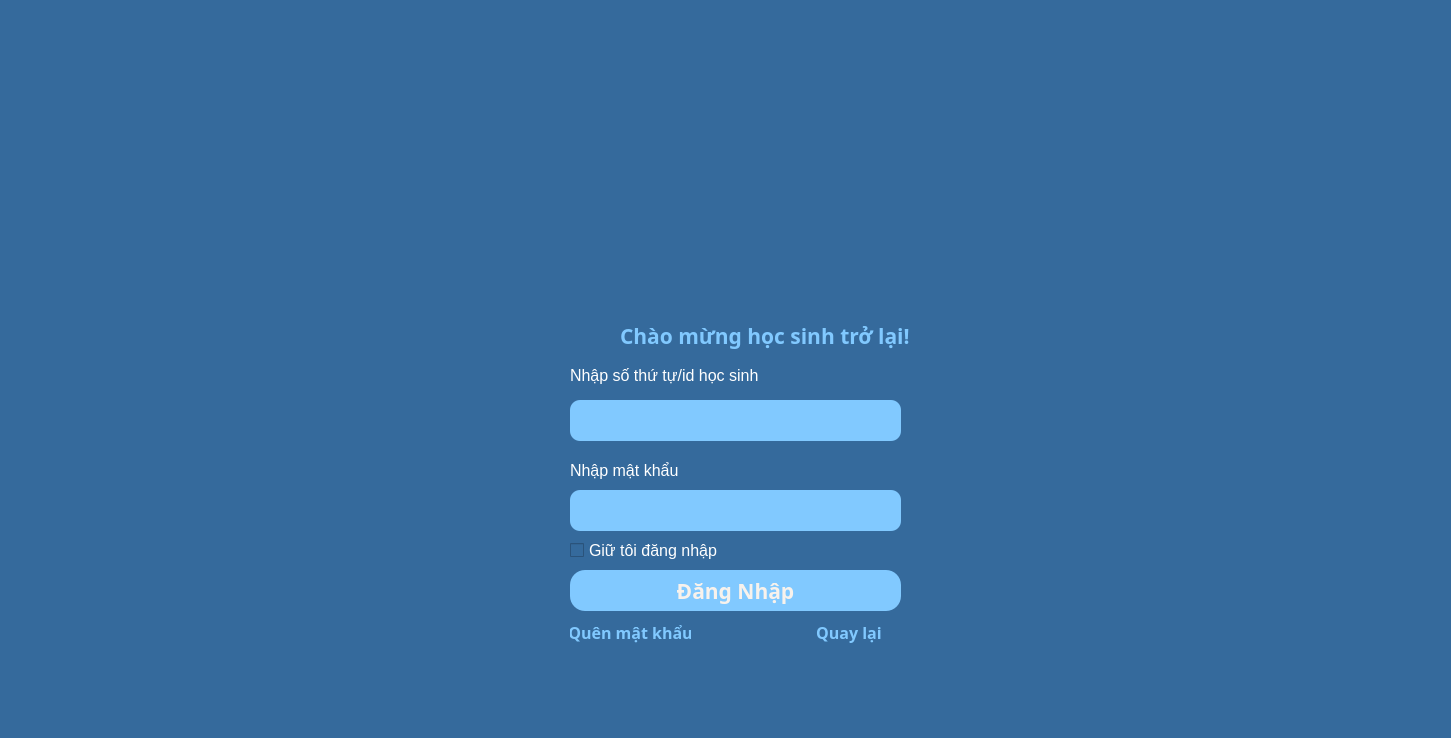
<?xml version="1.0" encoding="UTF-8"?>
<ui version="4.0">
 <class>MainWindow</class>
 <widget class="QMainWindow" name="MainWindow">
  <property name="geometry">
   <rect>
    <x>0</x>
    <y>0</y>
    <width>1451</width>
    <height>738</height>
   </rect>
  </property>
  <property name="windowTitle">
   <string>MainWindow</string>
  </property>
  <property name="styleSheet">
   <string notr="true">background-color: #356a9c;
font: 75 12pt &quot;MS Shell Dlg 2&quot;;
color: white;</string>
  </property>
  <widget class="QWidget" name="centralwidget">
   <widget class="QCheckBox" name="checkBox">
    <property name="geometry">
     <rect>
      <x>570</x>
      <y>540</y>
      <width>191</width>
      <height>20</height>
     </rect>
    </property>
    <property name="font">
     <font>
      <family>MS Shell Dlg 2</family>
      <pointsize>12</pointsize>
      <weight>9</weight>
      <italic>false</italic>
      <bold>false</bold>
     </font>
    </property>
    <property name="text">
     <string>Giữ tôi đăng nhập</string>
    </property>
   </widget>
   <widget class="QWidget" name="Login" native="true">
    <property name="geometry">
     <rect>
      <x>580</x>
      <y>100</y>
      <width>321</width>
      <height>121</height>
     </rect>
    </property>
    <layout class="QVBoxLayout" name="verticalLayout"/>
   </widget>
   <widget class="QLineEdit" name="pass_HS">
    <property name="geometry">
     <rect>
      <x>570</x>
      <y>490</y>
      <width>331</width>
      <height>41</height>
     </rect>
    </property>
    <property name="font">
     <font>
      <family>MS Shell Dlg 2</family>
      <pointsize>12</pointsize>
      <weight>9</weight>
      <italic>false</italic>
      <bold>false</bold>
     </font>
    </property>
    <property name="styleSheet">
     <string notr="true">background-color:rgb(129, 201, 255);
color: #F8F2EC;
border-style: solid;
border-radius: 10px;</string>
    </property>
    <property name="text">
     <string/>
    </property>
    <property name="echoMode">
     <enum>QLineEdit::Password</enum>
    </property>
   </widget>
   <widget class="QLabel" name="label_5">
    <property name="geometry">
     <rect>
      <x>570</x>
      <y>460</y>
      <width>171</width>
      <height>21</height>
     </rect>
    </property>
    <property name="font">
     <font>
      <family>MS Shell Dlg 2</family>
      <pointsize>12</pointsize>
      <weight>9</weight>
      <italic>false</italic>
      <bold>false</bold>
     </font>
    </property>
    <property name="styleSheet">
     <string notr="true"/>
    </property>
    <property name="text">
     <string>Nhập mật khẩu</string>
    </property>
   </widget>
   <widget class="QLabel" name="label_4">
    <property name="geometry">
     <rect>
      <x>570</x>
      <y>360</y>
      <width>191</width>
      <height>31</height>
     </rect>
    </property>
    <property name="font">
     <font>
      <family>MS Shell Dlg 2</family>
      <pointsize>12</pointsize>
      <weight>9</weight>
      <italic>false</italic>
      <bold>false</bold>
     </font>
    </property>
    <property name="styleSheet">
     <string notr="true"/>
    </property>
    <property name="text">
     <string>Nhập số thứ tự/id học sinh</string>
    </property>
   </widget>
   <widget class="QLineEdit" name="id_hs">
    <property name="geometry">
     <rect>
      <x>570</x>
      <y>400</y>
      <width>331</width>
      <height>41</height>
     </rect>
    </property>
    <property name="font">
     <font>
      <family>MS Shell Dlg 2</family>
      <pointsize>12</pointsize>
      <weight>9</weight>
      <italic>false</italic>
      <bold>false</bold>
     </font>
    </property>
    <property name="styleSheet">
     <string notr="true">background-color:rgb(129, 201, 255);
color: #F8F2EC;
border-style: solid;
border-radius: 10px;</string>
    </property>
    <property name="inputMask">
     <string/>
    </property>
    <property name="text">
     <string/>
    </property>
   </widget>
   <widget class="QLabel" name="label_3">
    <property name="geometry">
     <rect>
      <x>620</x>
      <y>320</y>
      <width>291</width>
      <height>31</height>
     </rect>
    </property>
    <property name="font">
     <font>
      <family>Bahnschrift</family>
      <pointsize>16</pointsize>
      <weight>75</weight>
      <italic>false</italic>
      <bold>true</bold>
     </font>
    </property>
    <property name="styleSheet">
     <string notr="true">font: 600 16pt &quot;Bahnschrift&quot;;
background-color:none;
color:rgb(129, 201, 255);</string>
    </property>
    <property name="text">
     <string>Chào mừng học sinh trở lại!</string>
    </property>
   </widget>
   <widget class="QPushButton" name="HocSinhLogin_btn">
    <property name="geometry">
     <rect>
      <x>570</x>
      <y>570</y>
      <width>331</width>
      <height>41</height>
     </rect>
    </property>
    <property name="font">
     <font>
      <family>Bahnschrift</family>
      <pointsize>16</pointsize>
      <weight>75</weight>
      <italic>false</italic>
      <bold>true</bold>
     </font>
    </property>
    <property name="cursor">
     <cursorShape>PointingHandCursor</cursorShape>
    </property>
    <property name="styleSheet">
     <string notr="true">border-radius: 15px;
font: 600 16pt &quot;Bahnschrift&quot;;
background-color:rgb(129, 201, 255);
color: #F8F2EC;</string>
    </property>
    <property name="text">
     <string>Đăng Nhập</string>
    </property>
   </widget>
   <widget class="QLabel" name="label">
    <property name="geometry">
     <rect>
      <x>610</x>
      <y>80</y>
      <width>241</width>
      <height>231</height>
     </rect>
    </property>
    <property name="text">
     <string/>
    </property>
    <property name="pixmap">
     <pixmap>icons/user-st.png</pixmap>
    </property>
    <property name="scaledContents">
     <bool>true</bool>
    </property>
   </widget>
   <widget class="QPushButton" name="forgo_pass_hs">
    <property name="geometry">
     <rect>
      <x>570</x>
      <y>620</y>
      <width>121</width>
      <height>25</height>
     </rect>
    </property>
    <property name="font">
     <font>
      <family>Bahnschrift</family>
      <pointsize>-1</pointsize>
      <weight>75</weight>
      <italic>false</italic>
      <bold>true</bold>
     </font>
    </property>
    <property name="cursor">
     <cursorShape>PointingHandCursor</cursorShape>
    </property>
    <property name="styleSheet">
     <string notr="true">border-radius: 15px;
font: 600 16pt &quot;Bahnschrift&quot;;
background-color:none;
color: rgb(129, 201, 255);
font-size: 16px;
</string>
    </property>
    <property name="text">
     <string>Quên mật khẩu</string>
    </property>
   </widget>
   <widget class="QPushButton" name="goback_hs_btn">
    <property name="geometry">
     <rect>
      <x>800</x>
      <y>620</y>
      <width>98</width>
      <height>25</height>
     </rect>
    </property>
    <property name="font">
     <font>
      <family>Bahnschrift</family>
      <pointsize>-1</pointsize>
      <weight>75</weight>
      <italic>false</italic>
      <bold>true</bold>
     </font>
    </property>
    <property name="cursor">
     <cursorShape>PointingHandCursor</cursorShape>
    </property>
    <property name="styleSheet">
     <string notr="true">border-radius: 15px;
font: 600 16pt &quot;Bahnschrift&quot;;
background-color:none;
color: rgb(129, 201, 255);
font-size: 16px;
</string>
    </property>
    <property name="text">
     <string>Quay lại</string>
    </property>
   </widget>
  </widget>
 </widget>
 <resources/>
 <connections/>
</ui>
